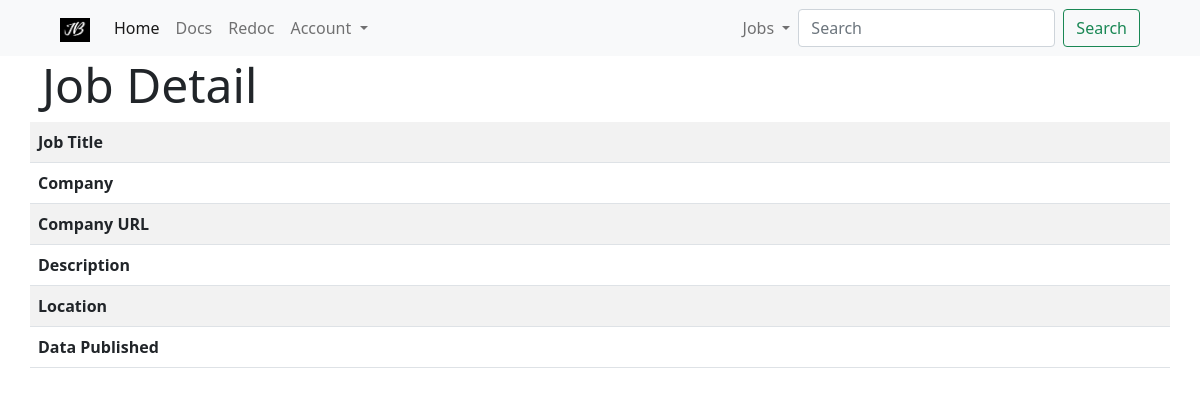
Page /details/1 on the earlier database version.
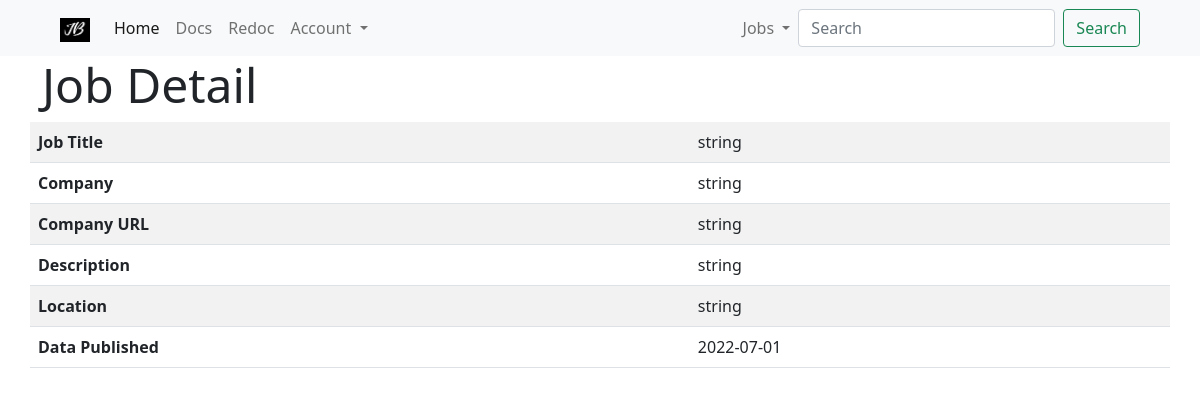
Same page on the later database version.
### app/models/jobs.py (models this page shows)
class Job(Base):
    id = Column(Integer,primary_key = True, index=True)
    title = Column(String,nullable= False)
    company = Column(String,nullable=False)
    company_url = Column(String)
    location = Column(String,nullable = False)
    description = Column(String,nullable=False)
    date_posted = Column(Date)
    is_active = Column(Boolean(),default=True)
    owner_id =  Column(Integer,ForeignKey("user.id"))
    owner = relationship("User",back_populates="jobs")

### app/webapps/jobs/route_jobs.py (the view)
@router.get("/details/{id}")
def job_detail(id: int, request: Request, db: Session = Depends(get_db)):
    job = retreive_job(id=id, db=db)
    return templates.TemplateResponse(
        "jobs/detail.html", {"request": request, "job": job}
    )

### templates/jobs/detail.html (shortened to what this page needs)
{% extends "shared/base.html" %}
{% block content %}
  <div class="container">
  <div class="row">
    <div class="col">
      <h1 class="display-5">Job Detail</h1>
    </div>
  </div>
  <div class="row">
      <table class="table table-striped table-hover">
        <tbody>
          <tr>
            <th scope="row">Job Title</th>
            <td colspan="2">{{job.title}}</td>
          </tr>
          <tr>
            <th scope="row">Company</th>
            <td colspan="2">{{job.company}}</td>
          </tr>
          <tr>
            <th scope="row">Company URL</th>
            <td colspan="2">{{job.company_url}}</td>
          </tr>
          <tr>
            <th scope="row">Description</th>
            <td colspan="2">{{job.description}}</td>
          </tr>
          <tr>
            <th scope="row">Location</th>
            <td colspan="2">{{job.location}}</td>
          </tr>
          <tr>
            <th scope="row">Data Published</th>
            <td colspan="2">{{job.date_posted}}</td>
          </tr>
        </tbody>
    </table>
  </div>
</div>
{% endblock %}

Differences in the rows shown:
added Job: title "string", company "string", company_url "string", description "string", location "string", date_posted "2022-07-01"
